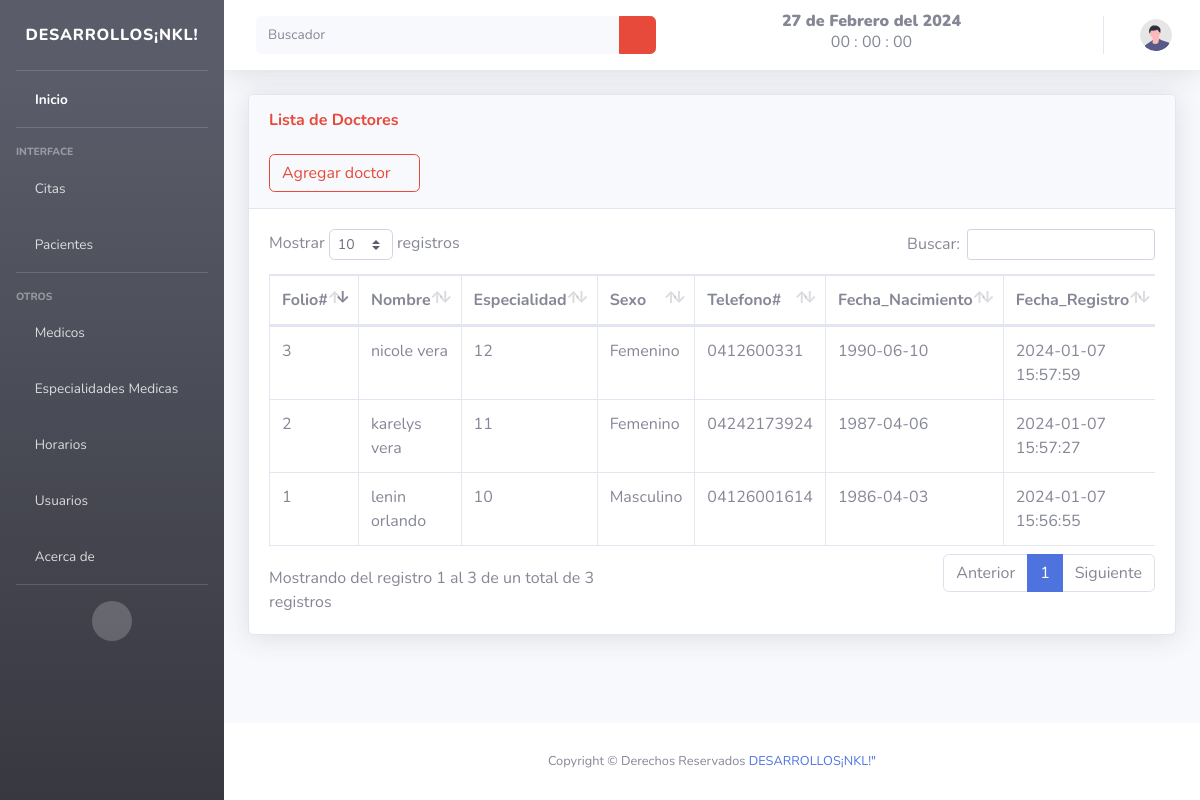
The page /views/medicos.php (signed in) on the database its author committed.
### tables this page shows
CREATE TABLE `doctor` (
  `id` int(11) NOT NULL,
  `cedula` int(50) NOT NULL,
  `nombres` varchar(50) NOT NULL,
  `id_especialidad` int(11) NOT NULL,
  `sexo` varchar(50) NOT NULL,
  `telefono` varchar(50) NOT NULL,
  `fecha` date NOT NULL,
  `fecha_registro` timestamp NOT NULL DEFAULT current_timestamp()
);

### includes/fecha.php (called while the page is built, shortened)
<?php
	function fecha(){
		$mes = array("","Enero",
					  "Febrero",
					  "Marzo",
					  "Abril",
					  "Mayo",
					  "Junio",
					  "Julio",
					  "Agosto",
					  "Septiembre",
					  "Octubre",
					  "Noviembre",
					  "Diciembre");
		return date('d')." de ". $mes[date('n')] . " del " . date('Y');
	}
 ?>

### views/medicos.php (the view, shortened to what this page needs)
<!DOCTYPE html>
<html lang="en">
<head>
</head>
<?php include "../includes/header.php"; ?>
<body id="page-top">
    <div class="container-fluid">
        <div class="card shadow mb-4">
            <div class="card-header py-3">
                <h6 class="m-0 font-weight-bold text-danger">Lista de Doctores</h6>
                <br>
                <button type="button" class="btn btn-outline-danger" data-toggle="modal" data-target="#doctor">
                    <span class="glyphicon glyphicon-plus"></span> Agregar doctor <i class="fa fa-user-md" aria-hidden="true"></i></a></button>
            </div>
            <div class="card-body">
                <div class="table-responsive">
                    <table class="table table-bordered" id="dataTable" width="100%" cellspacing="0">
                        <thead>
                            <tr>
                                <th>Folio#</th>
                                <th>Nombre</th>
                                <th>Especialidad</th>
                                <th>Sexo</th>
                                <th>Telefono#</th>
                                <th>Fecha_Nacimiento</th>
                                <th>Fecha_Registro</th>
                            </tr>
                        </thead>
                        <?php
                        include "../includes/db.php";
                        $result = mysqli_query($conexion, "SELECT * FROM doctor ");
                        while ($fila = mysqli_fetch_assoc($result)) :
                        ?>
                            <tr>
                                <td><?php echo $fila['cedula']; ?></td>
                                <td><?php echo $fila['nombres']; ?></td>
                                <td><?php echo $fila['id_especialidad']; ?></td>
                                <td><?php echo $fila['sexo']; ?></td>
                                <td><?php echo $fila['telefono']; ?></td>
                                <td><?php echo $fila['fecha']; ?></td>
                                <td><?php echo $fila['fecha_registro']; ?></td>
                            </tr>
                        <?php endwhile; ?>
                    </table>
                </div>
            </div>
        </div>
    </div>
    <?php include "../includes/footer.php"; ?>
</body>
</html>

### includes/header.php (shortened to what this page needs)
<!DOCTYPE html>
<html lang="en">
<head>
    <link href="../vendor/fontawesome-free/css/all.min.css" rel="stylesheet" type="text/css">
    <link href="../css/sb-admin-2.min.css" rel="stylesheet">
    <link href="../vendor/datatables/dataTables.bootstrap4.min.css" rel="stylesheet">
    <link href="../vendor/datatables/dataTables.bootstrap4.min.css" rel="stylesheet">
</head>
<body id="page-top">
    <div id="wrapper">
        <ul class="navbar-nav bg-gradient-dark sidebar sidebar-dark accordion" id="accordionSidebar">
            <a class="sidebar-brand d-flex align-items-center justify-content-center" href="index.php">
                <div class="sidebar-brand-text mx-1">DESARROLLOS¡NKL!</div>
            </a>
            <hr class="sidebar-divider my-0">
            <li class="nav-item active">
                <a class="nav-link" href="../views/index.php">
                    <i class="fa fa-home" aria-hidden="true"></i>
                    <span>Inicio</span></a>
            </li>
            <hr class="sidebar-divider">
            <div class="sidebar-heading">
                Interface
            </div>
            <li class="nav-item">
                <a class="nav-link collapsed" href="#" data-toggle="collapse" data-target="#collapseTwo" aria-expanded="true" aria-controls="collapseTwo">
                    <i class="fa fa-sticky-note" aria-hidden="true"></i>
                    <span>Citas</span>
                </a>
            </li>
            <li class="nav-item">
                <a class="nav-link collapsed" href="#" data-toggle="collapse" data-target="#collapseUtilities" aria-expanded="true" aria-controls="collapseUtilities">
                    <i class="fa fa-users" aria-hidden="true"></i>
                    <span>Pacientes</span>
                </a>
            </li>
            <hr class="sidebar-divider">
            <div class="sidebar-heading">
                Otros
            </div>
            <li class="nav-item">
                <a class="nav-link collapsed" href="#" data-toggle="collapse" data-target="#collapsePages" aria-expanded="true" aria-controls="collapsePages">
                    <i class="fa fa-user-md" aria-hidden="true"></i>
                    <span>Medicos</span>
                </a>
            </li>
            <li class="nav-item">
                <a class="nav-link" href="../views/especialidades.php">
                    <i class="fa fa-medkit" aria-hidden="true"></i>
                    <span>Especialidades Medicas</span></a>
            </li>
            <li class="nav-item">
                <a class="nav-link" href="../views/horarios.php">
                    <i class="fa fa-calendar" aria-hidden="true"></i>
                    <span>Horarios</span></a>
            </li>
            <li class="nav-item">
                <a class="nav-link" href="../views/acceso.php">
                    <i class="fa fa-user" aria-hidden="true"></i>
                    <span>Usuarios</span></a>
            </li>
            <li class="nav-item">
                <a class="nav-link" href="../views/acerca.php">
                    <i class="fa fa-question-circle" aria-hidden="true"></i>
                    <span>Acerca de</span></a>
            </li>
            <hr class="sidebar-divider d-none d-md-block">
            <div class="text-center d-none d-md-inline">
                <button class="rounded-circle border-0" id="sidebarToggle"></button>
            </div>
        </ul>
        <div id="content-wrapper" class="d-flex flex-column">
            <div id="content">
                <nav class="navbar navbar-expand navbar-light bg-white topbar mb-4 static-top shadow">
                    <form class="d-none d-sm-inline-block form-inline mr-auto ml-md-3 my-2 my-md-0 mw-100 navbar-search">
                        <div class="input-group">
                            <input type="text" class="form-control bg-light border-0 small" placeholder="Buscador" aria-label="Search" aria-describedby="basic-addon2">
                            <div class="input-group-append">
                                <button class="btn btn-danger" type="button">
                                    <i class="fas fa-search fa-sm"></i>
                                </button>
                            </div>
                        </div>
                    </form>
                    <?php include "fecha.php"; ?>
                    <center>
                        <h8 class="ml-auto"><strong><b><?php echo fecha(); ?></h8></strong></b>
                        <div class="reloj">
                            <h6><span id="tiempo">00 : 00 : 00</span></h6>
                        </div>
                    </center>
                    <ul class="navbar-nav ml-auto">
                        <li class="nav-item dropdown no-arrow">
                            <a class="nav-link dropdown-toggle" href="#" id="userDropdown" role="button" data-toggle="dropdown" aria-haspopup="true" aria-expanded="false">
                                <img class="img-profile rounded-circle" src="../img/undraw_profile.svg">
                            </a>
                        </li>
                    </ul>
                </nav>
</body>
</html>

### includes/footer.php (shortened to what this page needs)
<footer class="sticky-footer bg-white">
    <div class="container my-auto">
        <div class="copyright text-center my-auto">
            <span>Copyright &copy; Derechos Reservados <a href="/../NKL/index.php">DESARROLLOS¡NKL!"</span></a>
        </div>
    </div>
</footer>

### rows shown on the page
doctor: cedula "1", nombres "lenin orlando", id_especialidad "10", sexo "Masculino", telefono "04126001614", fecha "1986-04-03", fecha_registro "2024-01-07 15:56:55"
doctor: cedula "2", nombres "karelys vera", id_especialidad "11", sexo "Femenino", telefono "04242173924", fecha "1987-04-06", fecha_registro "2024-01-07 15:57:27"
doctor: cedula "3", nombres "nicole vera", id_especialidad "12", sexo "Femenino", telefono "0412600331", fecha "1990-06-10", fecha_registro "2024-01-07 15:57:59"

### other values the page prints
fecha() "27 de Febrero del 2024"
